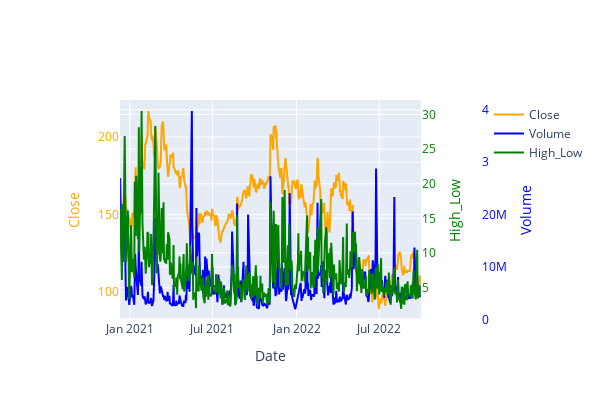

This figure's notebook cell:
### Markdown cell above
# plotly.graph_object 로 그리기

### Code cell
# plotly.graph_object
# 3개 축 그리기
import plotly.graph_objects as go

fig = make_subplots()

fig.add_trace(
    go.Scatter(
        x=df_abnb['Date'], y=df_abnb['Close'], name='Close',
        mode='lines', yaxis = 'y', line={'color':'orange'}
    )   # 1번째 축
)

fig.add_trace(
    go.Scatter(
        x=df_abnb['Date'], y=df_abnb['Volume'], name='Volume',
        mode='lines', yaxis = 'y2', line={'color':'blue'}
    )   # 2번째 축
)

fig.add_trace(
    go.Scatter(
        x=df_abnb['Date'], y=df_abnb['High_Low'], name='High_Low',
        mode='lines', yaxis = 'y3', line={'color':'green'}
    )   # 3번째 축
)

fig.update_layout(
    width=600, height=400,
    yaxis=dict(title='Close'),
    yaxis2=dict(title='Volume', position=1, side='right', overlaying='y', anchor='free'),
    yaxis3=dict(title='High_Low', side='right', overlaying='y', anchor='x'),
    xaxis=dict(title='Date', domain=[.1, .85])
)

fig.layout.yaxis.color = 'orange'
fig.layout.yaxis2.color = 'blue'
fig.layout.yaxis3.color = 'green'

fig.show()

### Figure 1 — Plotly figure (JSON) as saved in the notebook; plotly's stock layout.template omitted (floating-point values rounded to 4 significant figures; data arrays with more than 128 entries replaced by an {"elided": "..."} marker saying what was removed)
{"data": [{"line": {"color": "orange"}, "mode": "lines", "name": "Close", "type": "scatter", "x": {"elided": "454 str values"}, "y": {"elided": "454 float values"}, "yaxis": "y"}, {"line": {"color": "blue"}, "mode": "lines", "name": "Volume", "type": "scatter", "x": {"elided": "454 str values"}, "y": {"elided": "454 int values"}, "yaxis": "y2"}, {"line": {"color": "green"}, "mode": "lines", "name": "High_Low", "type": "scatter", "x": {"elided": "454 str values"}, "y": {"elided": "454 float values"}, "yaxis": "y3"}], "layout": {"height": 400, "width": 600, "xaxis": {"anchor": "y", "domain": [0.1, 0.85], "title": {"text": "Date"}}, "yaxis": {"anchor": "x", "color": "orange", "domain": [0, 1], "title": {"text": "Close"}}, "yaxis2": {"anchor": "free", "color": "blue", "overlaying": "y", "position": 1, "side": "right", "title": {"text": "Volume"}}, "yaxis3": {"anchor": "x", "color": "green", "overlaying": "y", "side": "right", "title": {"text": "High_Low"}}}}
